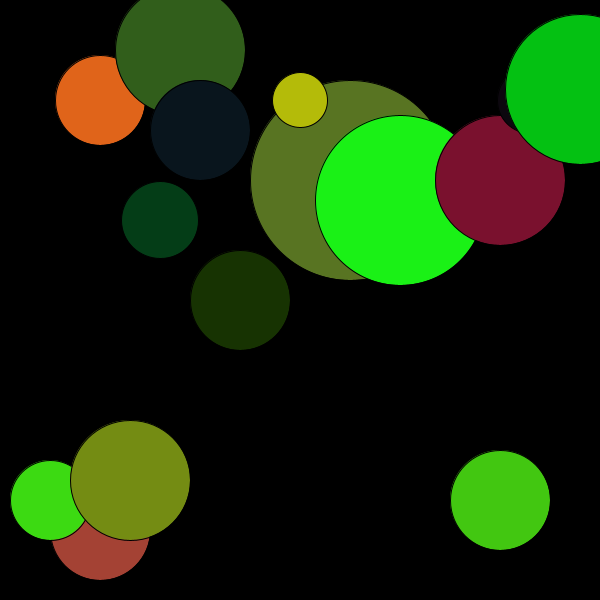
Frame 1 (no input)
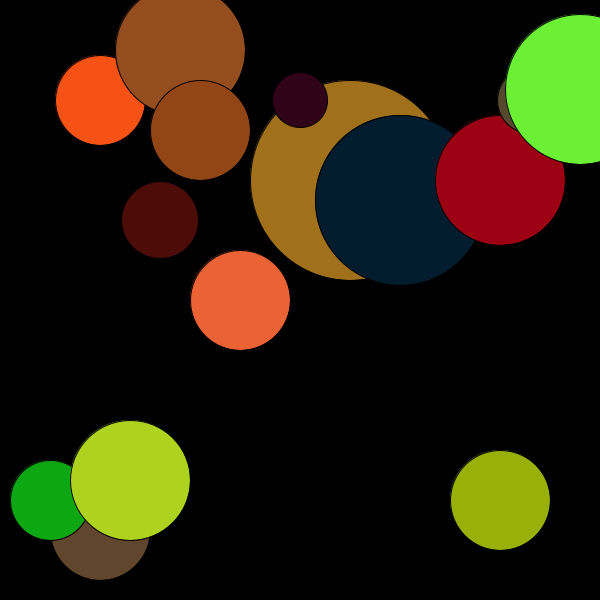
Frame 60 (the mouse pressed at the canvas centre just before this capture)
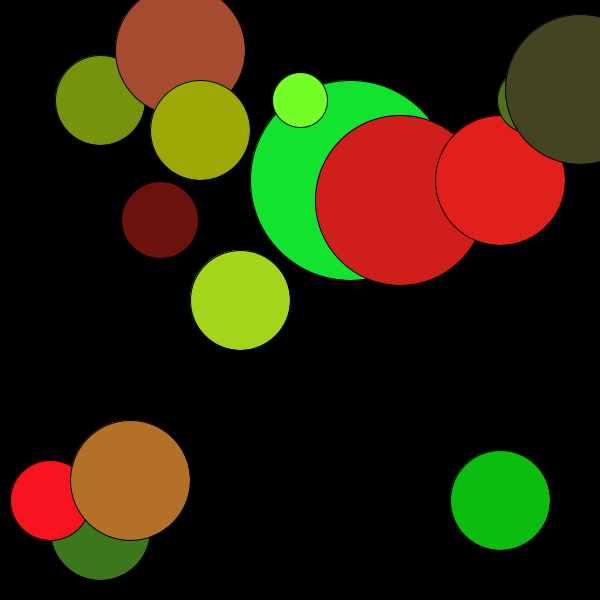
Frame 120 (the mouse held since frame 60 and released just before this capture)

The Processing sketch that drew these frames (run headless with seeded random() and noise(); from frame 60 on, the mouse is pressed at the canvas centre):

// Processing sketch: Uppgift_2
// ── Uppgift_2.pde
int x[]={100, 50, 130, 240, 350, 400, 160, 500, 530, 580, 500, 100, 300, 180, 200};
int y[]={530, 500, 480, 300, 180, 200, 220, 180, 100, 89, 500 ,100, 100, 50, 130};
int d[]={100, 80, 120, 100, 200, 170, 77, 130, 66, 150, 100, 90, 55, 130, 100};

void setup(){
  size(600,600);
}

void ritaCirkel(int x, int y, int d){
  fill(random(0,255), random(0,255), random(2,55));
  ellipse(x, y, d, d);
}

void draw(){
  background(0);
  for(int i=0; i<d.length; i++){
  ritaCirkel(x[i], y[i], d[i]);
  }
}
